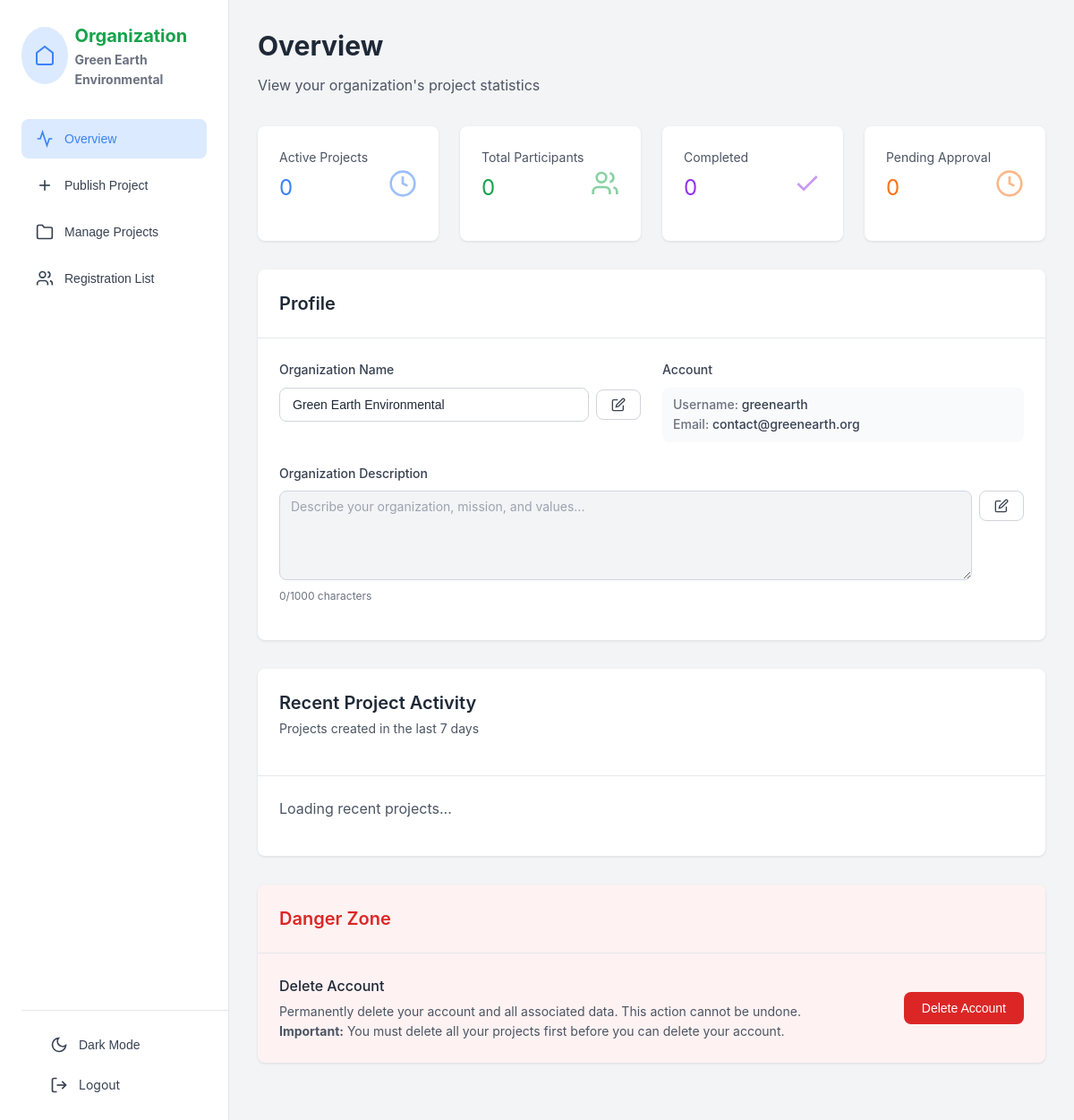
/organization/dashboard (signed in), run on the app's committed database.
### models.py (models this page shows, shortened)
class User(UserMixin, db.Model):
    id = db.Column(db.Integer, primary_key=True)
    username = db.Column(db.String(80), unique=True, nullable=False)
    email = db.Column(db.String(120), unique=True, nullable=False)
    password_hash = db.Column(db.String(200), nullable=False)
    user_type = db.Column(db.String(20), nullable=False)  # participant, organization, admin
    display_name = db.Column(db.String(120))
    description = db.Column(db.Text)
    is_active = db.Column(db.Boolean, default=True, nullable=False)
    ban_reason = db.Column(db.String(500))  # Reason for ban (shown to user)
    ban_until = db.Column(db.DateTime)  # NULL = permanent ban when is_active=False
    created_at = db.Column(db.DateTime, default=datetime.utcnow)
    projects = relationship('Project', backref='organization', lazy=True)
    registrations = relationship('Registration', backref='user', lazy=True)
    volunteer_records = relationship('VolunteerRecord', backref='user', lazy=True)

### api/views.py (the view)
@bp.route('/organization/dashboard')
@login_required
def organization_dashboard():
    if current_user.user_type != 'organization':
        return redirect(url_for('auth.login'))
    return render_template('organization_dashboard.html', user=current_user)

### templates/organization_dashboard.html (shortened to what this page needs)
<!DOCTYPE html>
<html lang="en">
<head>
    <link rel="stylesheet" href="{{ url_for('static', filename='css/base.css') }}">
    <link rel="stylesheet" href="{{ url_for('static', filename='css/components.css') }}">
    <link rel="stylesheet" href="{{ url_for('static', filename='css/layout.css') }}">
    <link rel="stylesheet" href="{{ url_for('static', filename='css/pages.css') }}">
    <link rel="stylesheet" href="{{ url_for('static', filename='css/dark-theme.css') }}">
</head>
<body class="bg-subtle">
    <aside class="sidebar">
        <div class="sidebar-header">
            <div class="flex items-center gap-2 mb-2">
                <div class="icon-container icon-container-lg icon-container-blue">
                    <svg xmlns="http://www.w3.org/2000/svg" width="24" height="24" viewBox="0 0 24 24" fill="none"
                        stroke="currentColor" stroke-width="2" style="color: var(--secondary-blue);">
                        <path d="M3 9l9-7 9 7v11a2 2 0 0 1-2 2H5a2 2 0 0 1-2-2z" />
                    </svg>
                </div>
                <div>
                    <div>Organization</div>
                    <div class="text-sm text-gray-500" id="sidebar-username">{{ user.display_name or user.username }}
                    </div>
                </div>
            </div>
        </div>
        <nav class="sidebar-nav">
            <button class="nav-item active" data-tab="overview">
                <svg xmlns="http://www.w3.org/2000/svg" width="20" height="20" viewBox="0 0 24 24" fill="none"
                    stroke="currentColor" stroke-width="2">
                    <polyline points="22 12 18 12 15 21 9 3 6 12 2 12" />
                </svg>
                <span>Overview</span>
            </button>
            <button class="nav-item" data-tab="publish">
                <svg xmlns="http://www.w3.org/2000/svg" width="20" height="20" viewBox="0 0 24 24" fill="none"
                    stroke="currentColor" stroke-width="2">
                    <line x1="12" y1="5" x2="12" y2="19" />
                    <line x1="5" y1="12" x2="19" y2="12" />
                </svg>
                <span>Publish Project</span>
            </button>
            <button class="nav-item" data-tab="manage">
                <svg xmlns="http://www.w3.org/2000/svg" width="20" height="20" viewBox="0 0 24 24" fill="none"
                    stroke="currentColor" stroke-width="2">
                    <path d="M22 19a2 2 0 0 1-2 2H4a2 2 0 0 1-2-2V5a2 2 0 0 1 2-2h5l2 3h9a2 2 0 0 1 2 2z" />
                </svg>
                <span>Manage Projects</span>
            </button>
            <button class="nav-item" data-tab="registrations">
                <svg xmlns="http://www.w3.org/2000/svg" width="20" height="20" viewBox="0 0 24 24" fill="none"
                    stroke="currentColor" stroke-width="2">
                    <path d="M16 21v-2a4 4 0 0 0-4-4H6a4 4 0 0 0-4 4v2" />
                    <circle cx="9" cy="7" r="4" />
                    <path d="M22 21v-2a4 4 0 0 0-3-3.87M16 3.13a4 4 0 0 1 0 7.75" />
                </svg>
                <span>Registration List</span>
            </button>
        </nav>
        <div class="sidebar-bottom">
            <a href="/logout" class="nav-item">
                <svg xmlns="http://www.w3.org/2000/svg" width="20" height="20" viewBox="0 0 24 24" fill="none"
                    stroke="currentColor" stroke-width="2">
                    <path d="M9 21H5a2 2 0 0 1-2-2V5a2 2 0 0 1 2-2h4" />
                    <polyline points="16 17 21 12 16 7" />
                    <line x1="21" y1="12" x2="9" y2="12" />
                </svg>
                <span>Logout</span>
            </a>
        </div>
    </aside>
    <main class="main-content">
        <div class="tab-content active" id="overview-tab">
            <div class="mb-8">
                <h2>Overview</h2>
                <p class="text-gray-600">View your organization's project statistics</p>
            </div>
            <div class="grid grid-cols-4 mb-8">
                <div class="card">
                    <div class="card-content">
                        <div class="flex items-center justify-between">
                            <div>
                                <p class="text-sm text-gray-600 mb-1">Active Projects</p>
                                <p id="org-stat-active" style="font-size: 1.5rem; color: var(--secondary-blue);">0</p>
                            </div>
                            <svg xmlns="http://www.w3.org/2000/svg" width="32" height="32" viewBox="0 0 24 24"
                                fill="none" stroke="currentColor" stroke-width="2"
                                style="color: var(--secondary-blue); opacity: 0.5;">
                                <circle cx="12" cy="12" r="10" />
                                <polyline points="12 6 12 12 16 14" />
                            </svg>
                        </div>
                    </div>
                </div>
                <div class="card">
                    <div class="card-content">
                        <div class="flex items-center justify-between">
                            <div>
                                <p class="text-sm text-gray-600 mb-1">Total Participants</p>
                                <p id="org-stat-participants" style="font-size: 1.5rem; color: var(--primary-green);">0
                                </p>
                            </div>
                        </div>
                    </div>
                </div>
                <div class="card">
                    <div class="card-content">
                        <div class="flex items-center justify-between">
                            <div>
                                <p class="text-sm text-gray-600 mb-1">Completed</p>
                                <p id="org-stat-completed" style="font-size: 1.5rem; color: var(--accent-purple);">0</p>
                            </div>
                            <svg xmlns="http://www.w3.org/2000/svg" width="32" height="32" viewBox="0 0 24 24"
                                fill="none" stroke="currentColor" stroke-width="2"
                                style="color: var(--accent-purple); opacity: 0.5;">
                                <polyline points="20 6 9 17 4 12" />
                            </svg>
                        </div>
                    </div>
                </div>
                <div class="card">
                    <div class="card-content">
                        <div class="flex items-center justify-between">
                            <div>
                                <p class="text-sm text-gray-600 mb-1">Pending Approval</p>
                                <p id="org-stat-pending" style="font-size: 1.5rem; color: var(--accent-orange);">0</p>
                            </div>
                            <svg xmlns="http://www.w3.org/2000/svg" width="32" height="32" viewBox="0 0 24 24"
                                fill="none" stroke="currentColor" stroke-width="2"
                                style="color: var(--accent-orange); opacity: 0.5;">
                                <circle cx="12" cy="12" r="10" />
                                <polyline points="12 6 12 12 16 14" />
                            </svg>
                        </div>
                    </div>
                </div>
            </div>
            <div class="card mb-8">
                <div class="card-header">
                    <h3 style="margin: 0;">Profile</h3>
                </div>
                <div class="card-content">
                    <div class="grid grid-cols-2" style="gap: 1.5rem;">
                        <div>
                            <label class="form-label">Organization
                                Name</label>
                            <div class="flex items-center gap-2" id="display-name-container">
                                <input type="text" id="display-name-input" class="form-input-readonly"
                                    value="{{ user.display_name or '' }}" placeholder="{{ user.username }}" disabled
                                    style="flex: 1;" maxlength="120" />
                                <button id="edit-display-name-btn" class="btn btn-outline"
                                    style="padding: 0.5rem 1rem; font-size: 0.875rem;">
                                    <svg xmlns="http://www.w3.org/2000/svg" width="16" height="16" viewBox="0 0 24 24"
                                        fill="none" stroke="currentColor" stroke-width="2">
                                        <path d="M11 4H4a2 2 0 0 0-2 2v14a2 2 0 0 0 2 2h14a2 2 0 0 0 2-2v-7" />
                                        <path d="M18.5 2.5a2.121 2.121 0 0 1 3 3L12 15l-4 1 1-4 9.5-9.5z" />
                                    </svg>
                                </button>
                            </div>
                        </div>
                        <div>
                            <label class="form-label">Account</label>
                            <div class="form-display">
                                <div class="form-display-value">
                                    <span class="form-display-label">Username:</span> <span>{{ user.username }}</span>
                                </div>
                                <div class="form-display-value">
                                    <span class="form-display-label">Email:</span> <span>{{ user.email }}</span>
                                </div>
                            </div>
                        </div>
                    </div>
                    <div style="margin-top: 1.5rem;">
                        <label class="form-label">Organization Description</label>
                        <div class="flex items-start gap-2" id="description-container">
                            <textarea id="description-input" class="form-input-readonly"
                                placeholder="Describe your organization, mission, and values..." disabled
                                style="flex: 1; min-height: 100px; resize: vertical; font-family: inherit;"
                                maxlength="1000">{{ user.description or '' }}</textarea>
                            <button id="edit-description-btn" class="btn btn-outline"
                                style="padding: 0.5rem 1rem; font-size: 0.875rem; align-self: flex-start;">
                                <svg xmlns="http://www.w3.org/2000/svg" width="16" height="16" viewBox="0 0 24 24"
                                    fill="none" stroke="currentColor" stroke-width="2">
                                    <path d="M11 4H4a2 2 0 0 0-2 2v14a2 2 0 0 0 2 2h14a2 2 0 0 0 2-2v-7" />
                                    <path d="M18.5 2.5a2.121 2.121 0 0 1 3 3L12 15l-4 1 1-4 9.5-9.5z" />
                                </svg>
                            </button>
                        </div>
                        <p style="margin-top: 0.5rem; font-size: 0.75rem; color: var(--gray-500);">
                            <span id="description-char-count">0</span>/1000 characters
                        </p>
                    </div>
                </div>
            </div>
            <div class="card mb-8">
                <div class="card-header">
                    <h3 style="margin: 0;">Recent Project Activity</h3>
                    <p class="text-sm text-gray-600 mt-1">Projects created in the last 7 days</p>
                </div>
                <div class="card-content">
                    <div id="recent-projects-container"
                        style="display: grid; grid-template-columns: repeat(auto-fill, minmax(300px, 1fr)); gap: 1.5rem;">
                        <p class="text-gray-600">Loading recent projects...</p>
                    </div>
                </div>
            </div>
            <div class="card card-danger mb-8">
                <div class="card-header card-danger-header">
                    <h3 class="text-danger" style="margin: 0;">Danger Zone</h3>
                </div>
                <div class="card-content">
                    <div class="flex-between">
                        <div>
                            <p style="margin: 0; font-weight: 500;">Delete Account</p>
                            <p class="text-sm text-gray-600" style="margin: 0.25rem 0 0 0;">Permanently delete your
                                account and all associated data. This action cannot be undone.<br><strong>Important:</strong> You must delete all your projects first before you can delete your account.</p>
                        </div>
                        <button id="delete-account-btn" class="btn btn-danger-solid">
                            Delete Account
                        </button>
                    </div>
                </div>
            </div>
        </div>
    </main>
</body>
</html>

### data on the page
User: display_name "Green Earth Environmental", username "greenearth", email "contact@greenearth.org"
